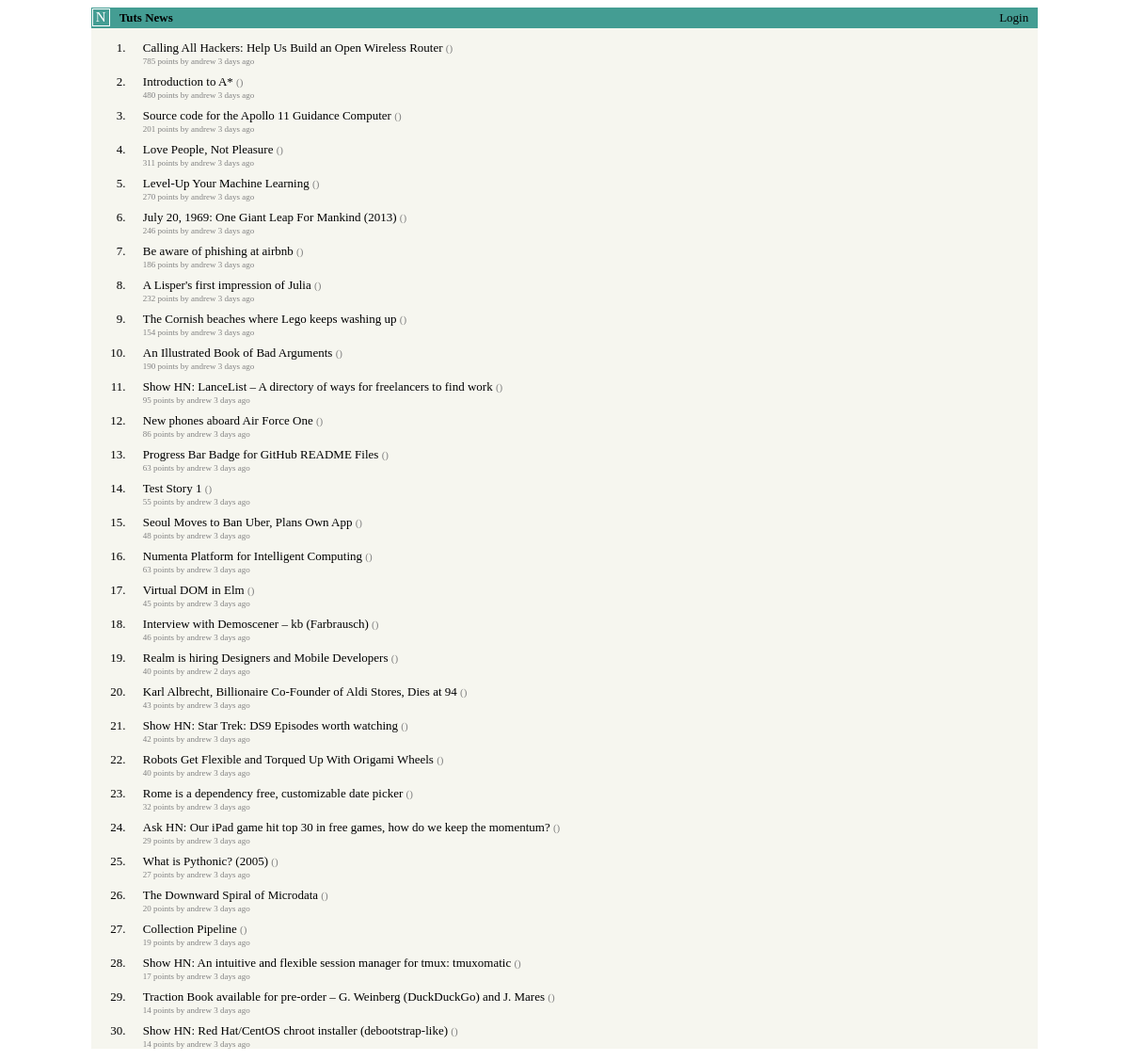
The page / on the database its author committed.
### stories/models.py (models this page shows, shortened)
class Story(models.Model):
	title = models.CharField(max_length=200)
	url = models.URLField()
	points = models.IntegerField(default=1)
	moderator = models.ForeignKey(User, related_name='moderated_stories')# Pointer to Users Table
	voters = models.ManyToManyField(User, related_name='liked_stories')
	created_at = models.DateTimeField(auto_now_add=True)
	updated_at = models.DateTimeField(auto_now=True)
	@property
	def domain(self):
		return urlparse(self.url).netloc
	class Meta:
		verbose_name_plural = "stories"

### stories/views.py (the view)
# urls.py: url(r'^$', 'stories.views.index'),
def index(request):
	stories = top_stories(top=30)
	if request.user.is_authenticated():
		liked_stories = request.user.liked_stories.filter(id__in=[story.id for story in stories])
	else:
		liked_stories = []
	return render(request, 'stories/index.html', {
		'stories': stories,
		'user': request.user,
		'liked_stories': liked_stories,
	})

### stories/templatetags/story_extras.py (called while the page is built)
@register.filter(name='age')
def age(created_at):
	now = datetime.datetime.utcnow().replace(tzinfo=utc)
	age_in_minutes = int((now - created_at).total_seconds())/60
	if age_in_minutes < 60:
		value = age_in_minutes
		precision = 'minute'
	elif age_in_minutes < 60*24:
		value = age_in_minutes//60
		precision = 'hour'
	else:
		value = age_in_minutes//(60*24)
		precision = 'day'
	age_string = '%d %s%s ago' % (value, precision, ('s' if value > 1 else ''))
	return age_string

### stories/views.py (called while the page is built)
def score(story, gravity=1.8, timebase=120):
	points = (story.points -1)**0.8
	now = datetime.datetime.utcnow().replace(tzinfo=utc)
	age = int((now - story.created_at).total_seconds())/60
	return points/(age+timebase)**1.8

def top_stories(top=180, consider=1000):
	latest_stories = Story.objects.all().order_by('-created_at')[:consider]
	ranked_stories = sorted([(score(story), story) for story in latest_stories], reverse=True)
	return [story for _, story in ranked_stories][:top]

### stories/templates/stories/index.html (shortened to what this page needs)
{% extends "base.html" %}
{% load story_extras %}
{% block content %}
<ol>
	{% for story in stories %}
		<li>
			<p class="story-title">
				{% if user.is_authenticated and story not in liked_stories %}
					<a href="/vote/" id="story-vote-{{ story.id }}" class="vote"><img src="{{ STATIC_URL }}images/arrow.gif"></a>
					<a href="{{ story.url }}" id="story-title-{{ story.id }}">{{ story.title }}</a> <span class="domain">({{ story.domain }})</span>
				{% else %}
					<a href="{{ story.url }}" style="margin-left: 15px;">{{ story.title }}</a> <span class="domain">({{ story.domain }})</span>
				{% endif %}
			</p>
			<p class="story-info">
				{{ story.points }} points by {{ story.moderator.username }} {{ story.created_at|age }}
			</p>
		</li>
	{% endfor %}
</ol>
{% endblock content %}

### hackernews/static/css/master.css (style rules this page uses)
body { font-family: Verdana; font-size: 13px; }
p.story-title { margin: 0 0 1px 0; }
p.story-title a { text-decoration: none; }
p.story-title a:link { color: #000000; }
p.story-title span.domain { color: #828282; font-size: 11px; }
p.story-info { color: #828282; font-size: 9px; margin-top: 0; margin-left: 15px; }

### rows shown on the page
Story: title "Calling All Hackers: Help Us Build an Open Wireless Router", points "785", moderator.username "andrew", created_at|age "3 days ago"
Story: title "Introduction to A*", points "480", moderator.username "andrew", created_at|age "3 days ago"
Story: title "Source code for the Apollo 11 Guidance Computer", points "201", moderator.username "andrew", created_at|age "3 days ago"
Story: title "Love People, Not Pleasure", points "311", moderator.username "andrew", created_at|age "3 days ago"
Story: title "Level-Up Your Machine Learning", points "270", moderator.username "andrew", created_at|age "3 days ago"
Story: title "July 20, 1969: One Giant Leap For Mankind (2013)", points "246", moderator.username "andrew", created_at|age "3 days ago"
Story: title "Be aware of phishing at airbnb", points "186", moderator.username "andrew", created_at|age "3 days ago"
Story: title "A Lisper's first impression of Julia", points "232", moderator.username "andrew", created_at|age "3 days ago"
Story: title "The Cornish beaches where Lego keeps washing up", points "154", moderator.username "andrew", created_at|age "3 days ago"
Story: title "An Illustrated Book of Bad Arguments", points "190", moderator.username "andrew", created_at|age "3 days ago"
Story: title "Show HN: LanceList – A directory of ways for freelancers to find work", points "95", moderator.username "andrew", created_at|age "3 days ago"
Story: title "New phones aboard Air Force One", points "86", moderator.username "andrew", created_at|age "3 days ago"
Story: title "Progress Bar Badge for GitHub README Files", points "63", moderator.username "andrew", created_at|age "3 days ago"
Story: title "Test Story 1", points "55", moderator.username "andrew", created_at|age "3 days ago"
Story: title "Seoul Moves to Ban Uber, Plans Own App", points "48", moderator.username "andrew", created_at|age "3 days ago"
Story: title "Numenta Platform for Intelligent Computing", points "63", moderator.username "andrew", created_at|age "3 days ago"
Story: title "Virtual DOM in Elm", points "45", moderator.username "andrew", created_at|age "3 days ago"
Story: title "Interview with Demoscener – kb (Farbrausch)", points "46", moderator.username "andrew", created_at|age "3 days ago"
Story: title "Realm is hiring Designers and Mobile Developers", points "40", moderator.username "andrew", created_at|age "2 days ago"
Story: title "Karl Albrecht, Billionaire Co-Founder of Aldi Stores, Dies at 94", points "43", moderator.username "andrew", created_at|age "3 days ago"
Story: title "Show HN: Star Trek: DS9 Episodes worth watching", points "42", moderator.username "andrew", created_at|age "3 days ago"
Story: title "Robots Get Flexible and Torqued Up With Origami Wheels", points "40", moderator.username "andrew", created_at|age "3 days ago"
Story: title "Rome is a dependency free, customizable date picker", points "32", moderator.username "andrew", created_at|age "3 days ago"
Story: title "Ask HN: Our iPad game hit top 30 in free games, how do we keep the momentum?", points "29", moderator.username "andrew", created_at|age "3 days ago"
Story: title "What is Pythonic? (2005)", points "27", moderator.username "andrew", created_at|age "3 days ago"
Story: title "The Downward Spiral of Microdata", points "20", moderator.username "andrew", created_at|age "3 days ago"
Story: title "Collection Pipeline", points "19", moderator.username "andrew", created_at|age "3 days ago"
Story: title "Show HN: An intuitive and flexible session manager for tmux: tmuxomatic", points "17", moderator.username "andrew", created_at|age "3 days ago"
Story: title "Traction Book available for pre-order – G. Weinberg (DuckDuckGo) and J. Mares", points "14", moderator.username "andrew", created_at|age "3 days ago"
Story: title "Show HN: Red Hat/CentOS chroot installer (debootstrap-like)", points "14", moderator.username "andrew", created_at|age "3 days ago"
